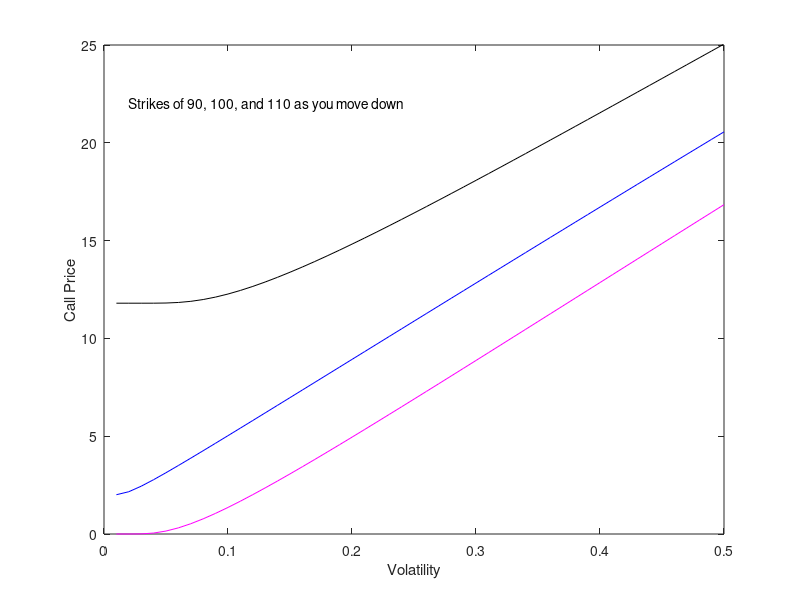

This chart was generated by the following MATLAB code:
%  hw5_s12.m 
%  Matlab program for Lab Report #5, Spring 2012 
%  NYU course ECON-UB 233, Macro foundations for asset pricing, Mar 2012.  
%  Written by:  Dave Backus, March 2012 
format compact
format short 
clear all
clc

%%
disp('Answers to Lab Report 5') 

disp(' ')
disp('------------------------------------------------------------------')
disp('Question 1 (option prices)') 

disp(' ')
disp('Inputs') 
tau = 1
q_tau = 0.98; 
q = 100.00 
b = [90; 100; 110];

% BSM formula
% define price as function of sigma, two steps for clarity (or not?) 
d = @(sigma,b) (log(q./(q_tau.*b))+tau*sigma.^2/2)./(sqrt(tau)*sigma);
call = @(sigma,b) q*normcdf(d(sigma,b)) - q_tau.*b.*normcdf(d(sigma,b)-sqrt(tau)*sigma);

q_call_10 = call(0.10,b);
q_call_15 = call(0.15,b);

q_put_10 = q_call_10 + q_tau*b - q;

disp(' ')
disp('Strike, Call Prices at vol 0.10 and 0.15, Put Prices at 0.10') 
[b q_call_10 q_call_15 q_put_10]

% call price v sigma 
sigma = [0.01:0.01:0.50]';

q_call_90 = call(sigma,90);
q_call_100 = call(sigma,100);
q_call_110 = call(sigma,110);

disp(' ') 
[dummy,i] = min(abs(q_call_110-2.00));
sigma_implied_parte = sigma(i)

figure(1) 
clf
plot(sigma,q_call_90,'k')
hold on 
plot(sigma,q_call_100,'b')
plot(sigma,q_call_110,'m')
axis([0 0.5 0 25])
xlabel('Volatility') 
ylabel('Call Price') 
text(0.02,22,'Strikes of 90, 100, and 110 as you move down')

print -depsc hw5_q1d.eps

return 
